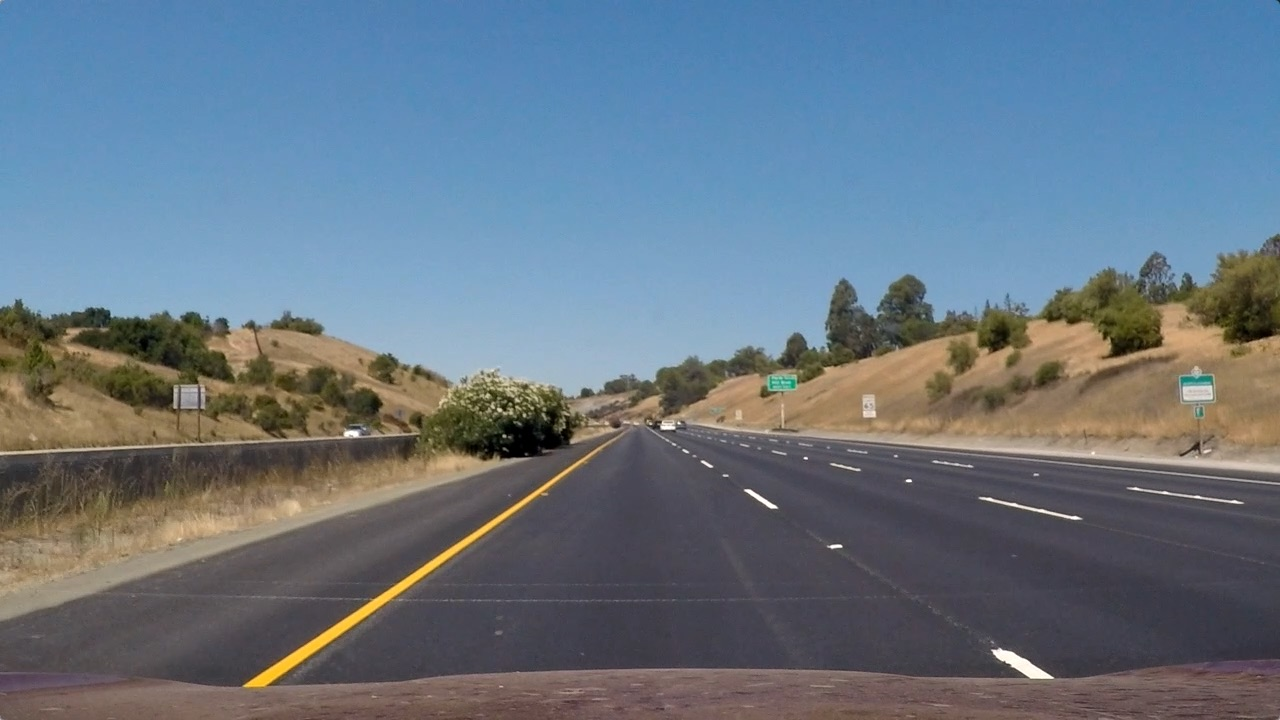
#> input picture test_images/straight_lines1.jpg, 1280 x 720 px
$ python -i main.py   (imports and definitions only)   (older library calls are emulated)
#> lines starting #> are read from the running program, lines starting #| are printed output that depends on the picture
import numpy as np
import cv2
import os
import pickle
from skimage.feature import hog
from scipy.ndimage import label
import concurrent.futures


## Car class (needed in VDT)
class Car:
    # [55 lines left out: functions __init__, add_offset_x, add_offset_y, update_object, get_box, not called in this run]


## Vehicle Detection and Tracking Pipeline Class
class VehicleDetectionTracking:
    def __init__(self):
        # Import SVC model
        self.import_SVC()

        self.cars = []

        self.first = True
        self.H = None
        self.W = None

        self.heatmap_prev = []

    def import_SVC(self):

        print('Loading Classifier parameters...')

        dist_pickle = pickle.load(open("svc_pickle.p", "rb"))
#> (reads svc_pickle.p from the repository)
        self.svc = dist_pickle["svc"]
        self.X_scaler = dist_pickle["scaler"]
        self.orient = dist_pickle["orient"]
        self.pix_per_cell = dist_pickle["pix_per_cell"]
        self.cell_per_block = dist_pickle["cell_per_block"]
        self.spatial_size = dist_pickle["spatial_size"]
        self.hist_bins = dist_pickle["hist_bins"]

        print('Loading is done')

    # Extract features
    # [286 lines left out: functions convert_color, color_hist, bin_spatial, get_hog_features, extract_img_features, thresholding and 5 more, not called in this run]

## Line class
class Line():
    def __init__(self):
        # was the line detected in the last iteration?
        self.detected = False
        # x values of the last n fits of the line
        self.recent_xfitted = []
        # average x values of the fitted line over the last n iterations
        self.bestx = None
        # polynomial coefficients averaged over the last n iterations
        self.best_fit = None
        # polynomial coefficients for the most recent fit
        self.current_fit = [np.array([False])]
        # radius of curvature of the line in meters
        self.radius_of_curvature = None
        # distance in meters of vehicle center from the line
        self.line_base_pos = None
        # difference in fit coefficients between last and new fits
        self.diffs = np.array([0, 0, 0], dtype='float')
        # x values for detected line pixels
        self.allx = None
        # y values for detected line pixels
        self.ally = None
        # Counter for number
        self.linenum = 0
    def add_fit(self, fit):
        max_linenum = 15
        if self.linenum > max_linenum:
            if fit is not None:
                self.detected = True
                self.current_fit.append(fit)
                if len(self.current_fit) > max_linenum:
                    self.current_fit = self.current_fit[len(self.current_fit) - max_linenum:]
                self.best_fit = np.average(self.current_fit, axis=0)

            else:
                self.detected = False
                if len(self.current_fit) > 0:
                    self.best_fit = np.average(self.current_fit, axis=0)
        else:
            if fit is not None:
                self.detected = True
                self.current_fit.append(fit)
                if len(self.current_fit) > 1:
                    self.current_fit = self.current_fit[len(self.current_fit) - 1:]
                self.best_fit = np.average(self.current_fit, axis=0)

            else:
                self.detected = False
                if len(self.current_fit) > 0:
                    self.best_fit = np.average(self.current_fit, axis=0)


## Lane Detection Pipline class
class LaneDetection:
    def __init__(self):
        # Camera calibration parameters
        self.K, self.dist_coeff = self.import_calibration_params('calibration_params.txt')
        self.undistorted_frame = None
        # Current left and right fit
        self.left_line = Line()
        self.right_line = Line()


    def import_calibration_params(self, file_path):
#> called with file_path = 'calibration_params.txt'
        with open(file_path, 'r') as f:
#> (reads calibration_params.txt from the repository)
            lines = f.readlines()

        # Parse intrinsics matrix K
        K_values = []
        for line in lines[1:4]:
            line_values = line.strip().replace('[', '').replace(']', '').split()
            K_values.extend(map(float, line_values))
        K = np.array(K_values).reshape(3, 3)

        # Parse distortion coefficients dist_coeff
        dist_coeff_str = lines[-1].strip().strip('[]')  # Remove square brackets and whitespace from the string
        dist_coeff_values = dist_coeff_str.split()
        dist_coeff = np.array(dist_coeff_values, dtype=float)  # Convert the list of strings to a numpy array

        print("Loaded Intrinsics matrix:")
        for row in K:
            print("[", end=" ")
            for value in row:
                print("{:.2f}".format(value), end=" ")
            print("]")

        # Loaded Distortion coefficients
        print("\nLoaded Distortion coefficients:")
        for value in dist_coeff:
            print("{:.3f}".format(value), end=" ")

        return K, dist_coeff

    def process_new_frame(self, frame):

        # Undistort image
        undistorted_image = np.copy(frame)
        undistorted_image = cv2.undistort(undistorted_image, self.K, self.dist_coeff)
        self.undistorted_frame = undistorted_image

        # Apply thresholding
        thresh_image = self.color_and_gradient_tresh(undistorted_image)

        # Warp image patch
        _, Minv, binary_warped = self.get_top_view(thresh_image)

        if not self.left_line.detected or not self.right_line.detected:
            thresh_image = self.improved_threshold(undistorted_image)
            _, Minv, binary_warped = self.get_top_view(thresh_image)
            # Find the lanes using histogram method
            leftx, lefty, rightx, righty, _ = self.histogram(binary_warped)
            left_fit, right_fit = self.fit_poly(binary_warped.shape, leftx, lefty, rightx, righty)
        else:
            # Search in the area of previous found lanes
            left_fit, right_fit = self.search_around_poly(binary_warped, self.left_line.best_fit, self.right_line.best_fit)

        left_curverad, right_curverad, dist_from_center = self.measure_curvature_real(binary_warped, left_fit, right_fit)

        # Checking curvature ratios since lanes should be parallel
        if abs(left_curverad) / abs(right_curverad) < 0.3 or abs(left_curverad) / abs(right_curverad) > 3:
            left_fit = None
            right_fit = None

        self.left_line.add_fit(left_fit)
        self.left_line.radius_of_curvature = left_curverad
        self.left_line.linenum += 1

        self.right_line.add_fit(right_fit)
        self.right_line.radius_of_curvature = right_curverad
        self.right_line.linenum += 1

        if self.left_line.best_fit is not None and self.right_line.best_fit is not None:
            image_with_lanes = self.draw_lanes(undistorted_image, Minv)
        else:
            image_with_lanes = undistorted_image

        full_image = self.full_image(image_with_lanes, dist_from_center, binary_warped)
        return full_image

    def color_and_gradient_tresh(self, image, s_thresh=(170, 255), sx_thresh=(20, 100), b_thresh=(150, 255)):

        # Convert to HLS color space and separate the V channel
#> called with s_thresh = (170, 255), sx_thresh = (20, 100), b_thresh = (150, 255)
        hls = cv2.cvtColor(image, cv2.COLOR_RGB2HLS)
#> hls: shape (720, 1280, 3); mean of channels 0, 1, 2 87.2, 117.5, 66.4
        l_channel = hls[:, :, 1]
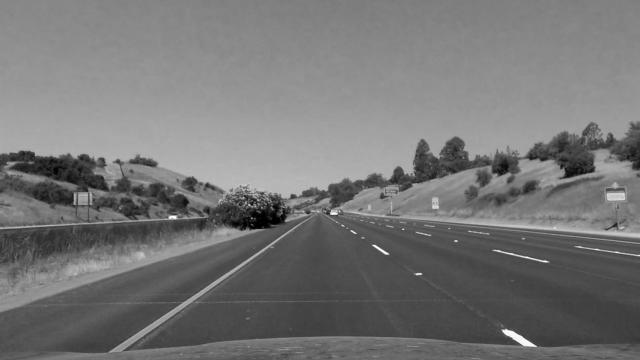
#> l_channel: shape (720, 1280) (shown at 1/2 size); min 0, max 254, mean 117.5
        s_channel = hls[:, :, 2]
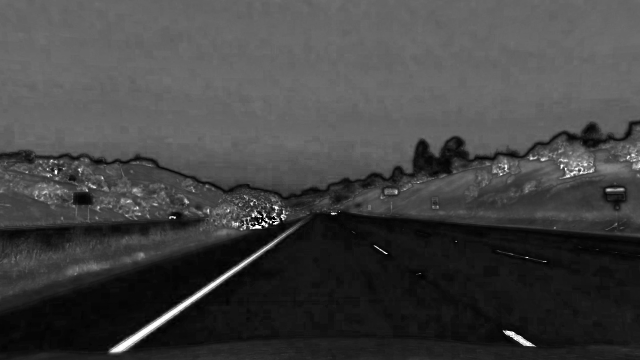
#> s_channel: shape (720, 1280) (shown at 1/2 size); min 0, max 255, mean 66.4

        # Sobel x
        sobelx = cv2.Sobel(l_channel, cv2.CV_64F, 1, 0)
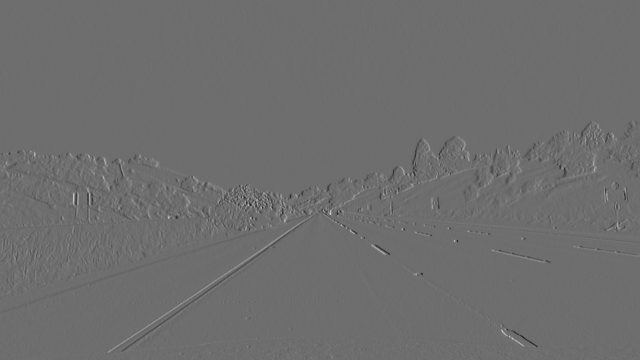
#> sobelx: shape (720, 1280) float64 (shown at 1/2 size); min -508, max 667, mean -0.1; drawn with min black and max white
        abs_sobelx = np.absolute(sobelx)
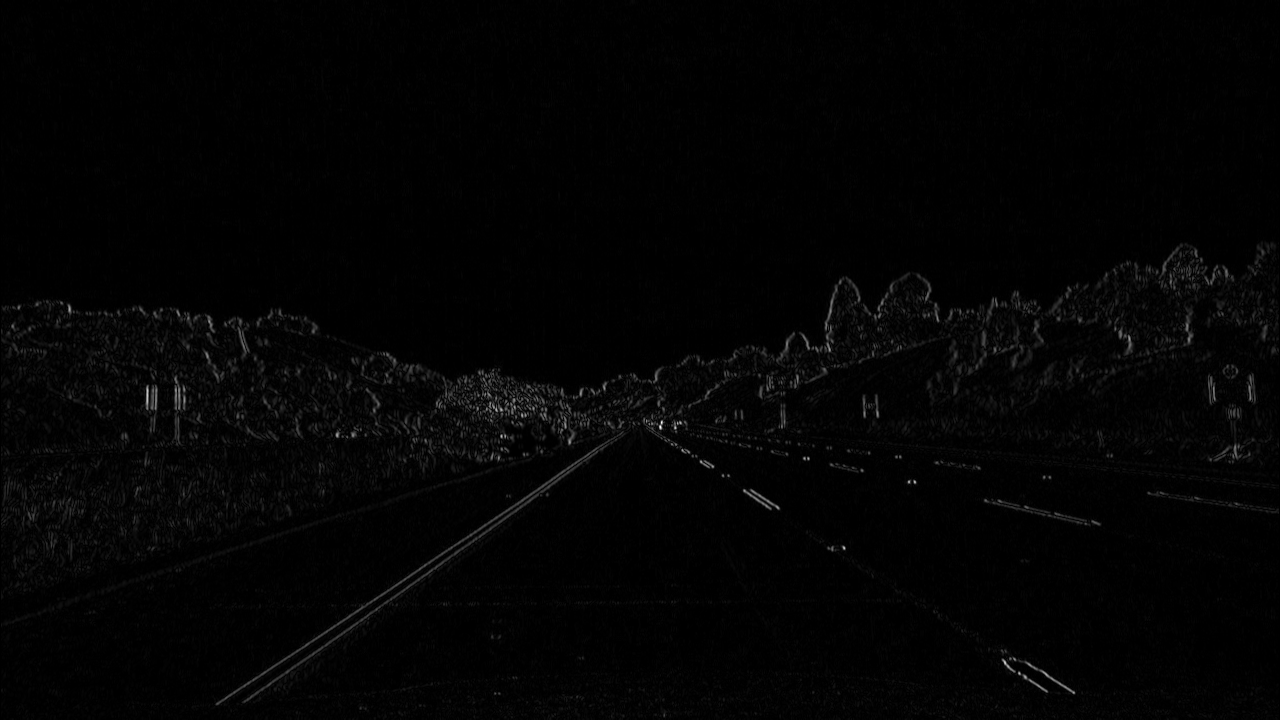
#> abs_sobelx: shape (720, 1280) float64; min 0, max 667, mean 10; drawn with min black and max white
        scaled_sobel = np.uint8(255 * abs_sobelx / np.max(abs_sobelx))

        # Threshold x gradient
        sx_binary = np.zeros_like(scaled_sobel)
        sx_binary[(scaled_sobel >= sx_thresh[0]) & (scaled_sobel <= sx_thresh[1])] = 1

        # Threshold color channel
        s_binary = np.zeros_like(s_channel)
        s_binary[(s_channel >= s_thresh[0]) & (s_channel <= s_thresh[1])] = 1


        # Combine binary thresholds
        combined_binary = cv2.bitwise_or(sx_binary, s_binary)

        return combined_binary

    def improved_threshold(self, image):
        # Convert image to LAB color space
        lab = cv2.cvtColor(image, cv2.COLOR_BGR2LAB)

        # Convert image to HLS color space
        hls = cv2.cvtColor(image, cv2.COLOR_BGR2HLS)

        # Convert image to HSV color space
        hsv = cv2.cvtColor(image, cv2.COLOR_BGR2HSV)

        # Yellow detection
        adapt_yellow_S = cv2.adaptiveThreshold(hls[:, :, 2], 1, cv2.ADAPTIVE_THRESH_GAUSSIAN_C, cv2.THRESH_BINARY, 161,-5)
        adapt_yellow_B = cv2.adaptiveThreshold(lab[:, :, 2], 1, cv2.ADAPTIVE_THRESH_GAUSSIAN_C, cv2.THRESH_BINARY, 161,-5)
        adapt_yellow = adapt_yellow_S & adapt_yellow_B

        # White detection
        adapt_white_R = cv2.adaptiveThreshold(image[:, :, 0], 1, cv2.ADAPTIVE_THRESH_GAUSSIAN_C, cv2.THRESH_BINARY, 161,-27)
        adapt_white_L = cv2.adaptiveThreshold(hsv[:, :, 2], 1, cv2.ADAPTIVE_THRESH_GAUSSIAN_C, cv2.THRESH_BINARY, 161,-27)
        adapt_white = adapt_white_R & adapt_white_L

        # Combine yellow and white detections
        combined_binary = adapt_yellow | adapt_white

        return combined_binary
    def get_top_view(self, image):
        """
            This function takes an image and returns the parameters of the perspective transformation of the road to get a
            top-down view and the corresponding warped image. For more details about implementation see Jupyter notebook.
        """

        src_points = np.float32([
            [-79, 685],  # bottom-left corner
            [550, 450],  # top-left corner
            [729, 450],  # top-right corner
            [1406, 685]  # bottom-right corner
        ])

        # Destination points are to be parallel, taking into account the image size
        dst_points = np.float32([
            [0, 600],  # bottom-left corner
            [0, 0],  # top-left corner
            [500, 0],  # top-right corner
            [500, 600]  # bottom-right corner
        ])

        # Calculate the transformation matrix and it's inverse transformation
        M = cv2.getPerspectiveTransform(src_points, dst_points)
        M_inv = cv2.getPerspectiveTransform(dst_points, src_points)
        warped = cv2.warpPerspective(image, M, (600, 500))

        return M, M_inv, warped

    def histogram(self, binary_warped):

        # Take a histogram of the bottom half of the image to detect initial position of lanes
        histogram = np.sum(binary_warped[binary_warped.shape[0] // 2:, :], axis=0)
        # Output image to visualize results later
        out_img = np.dstack((binary_warped, binary_warped, binary_warped))
        # Find the peak of the left and right halves of the histogram
        midpoint = int(histogram.shape[0] // 2)
        leftx_base = np.argmax(histogram[:midpoint])
        rightx_base = np.argmax(histogram[midpoint:]) + midpoint

        # HYPERPARAMETERS
        # Choose the number of sliding windows
        nwindows = 10
        # Set the width of the windows +/- margin
        margin = 50
        # Set minimum number of pixels found to recenter window
        minpix = 50

        # Set height of windows - based on nwindows above and image shape
        window_height = int(binary_warped.shape[0] // nwindows)
        # Identify the x and y positions of all nonzero pixels in the image
        # Note that x and y are swapped because y corresponds to the row index and x to the column index
        nonzero = binary_warped.nonzero()
        nonzeroy = np.array(nonzero[0])
        nonzerox = np.array(nonzero[1])
        # Current positions to be updated later for each window in nwindows
        leftx_current = leftx_base
        rightx_current = rightx_base

        # Create empty lists to receive left and right lane pixel indices
        left_lane_inds = []
        right_lane_inds = []

        # Step through the windows one by one
        for window in range(nwindows):
            # Identify window boundaries in x and y (and right and left)
            win_y_low = binary_warped.shape[0] - (window + 1) * window_height
            win_y_high = binary_warped.shape[0] - window * window_height

            # Four boundaries of left and right windows
            win_xleft_low = leftx_current - margin
            win_xleft_high = leftx_current + margin
            win_xright_low = rightx_current - margin
            win_xright_high = rightx_current + margin

            # Draw the windows on the visualization image
            cv2.rectangle(out_img, (win_xleft_low, win_y_low), (win_xleft_high, win_y_high), (0, 255, 0), 2)
            cv2.rectangle(out_img, (win_xright_low, win_y_low), (win_xright_high, win_y_high), (0, 0, 255), 2)

            # Identify the nonzero pixels in x and y within the window
            good_left_inds = ((nonzeroy >= win_y_low) & (nonzeroy < win_y_high) & (nonzerox >= win_xleft_low) & (
                        nonzerox < win_xleft_high)).nonzero()[0]
            good_right_inds = ((nonzeroy >= win_y_low) & (nonzeroy < win_y_high) & (nonzerox >= win_xright_low) & (
                        nonzerox < win_xright_high)).nonzero()[0]

            # Append these indices to the lists
            left_lane_inds.append(good_left_inds)
            right_lane_inds.append(good_right_inds)

            # If you found > minpix pixels, recenter next window on their mean position
            if len(good_left_inds) > minpix:
                leftx_current = int(np.mean(nonzerox[good_left_inds]))
            if len(good_right_inds) > minpix:
                rightx_current = int(np.mean(nonzerox[good_right_inds]))

        # Concatenate the arrays of indices (previously was a list of lists of pixels)
        try:
            left_lane_inds = np.concatenate(left_lane_inds)
            right_lane_inds = np.concatenate(right_lane_inds)
        except ValueError:
            # Avoids an error if the above is not implemented fully
            pass

        # Extract left and right line pixel positions
        leftx = nonzerox[left_lane_inds]
        lefty = nonzeroy[left_lane_inds]
        rightx = nonzerox[right_lane_inds]
        righty = nonzeroy[right_lane_inds]

        return leftx, lefty, rightx, righty, out_img

    def fit_poly(self, img_shape, leftx, lefty, rightx, righty):
        # Fit a second order polynomial
        left_fit = np.polyfit(lefty, leftx, 2)
        right_fit = np.polyfit(righty, rightx, 2)

        return left_fit, right_fit

    # [29 lines left out: function search_around_poly, not called in this run]

    def measure_curvature_real(self, binary_warped, left_fit, right_fit):
        '''
        Calculates the curvature of polynomial functions in meters.
        '''
        # Define conversions in x and y from pixels space to meters
        ym_per_pix = 60 / 720  # meters per pixel in y dimension
        xm_per_pix = 3.7 / 700  # meters per pixel in x dimension

        ploty = np.arange(-100, 580)
        leftx = left_fit[0] * ploty ** 2 + left_fit[1] * ploty + left_fit[2]
        rightx = right_fit[0] * ploty ** 2 + right_fit[1] * ploty + right_fit[2]

        # Fit new polynomials to x, y in world space
        left_fit_cr = np.polyfit(ploty * ym_per_pix, leftx * xm_per_pix, 2)
        right_fit_cr = np.polyfit(ploty * ym_per_pix, rightx * xm_per_pix, 2)

        # Define y-value where we want radius of curvature
        # We'll choose the maximum y-value, corresponding to the bottom of the image
        y_eval = np.max(ploty)

        # Calculation of R_curve
        # Left lane
        left_curverad = ((1 + (2 * left_fit_cr[0] * y_eval * ym_per_pix + left_fit_cr[1]) ** 2) ** 1.5) / np.absolute(2 * left_fit_cr[0])
        # Right lane
        right_curverad = ((1 + (2 * right_fit_cr[0] * y_eval * ym_per_pix + right_fit_cr[1]) ** 2) ** 1.5) / np.absolute(2 * right_fit_cr[0])

        # Calculating the position of the car assuming camera is mounted at the center of the car
        car_x = binary_warped.shape[1] / 2
        l = left_fit[0] * y_eval ** 2 + left_fit[1] * y_eval + left_fit[2]
        r = right_fit[0] * y_eval ** 2 + right_fit[1] * y_eval + right_fit[2]
        lane_center = (l + r) / 2
        # Changing to x in world space
        dist_from_center = (car_x - lane_center) * xm_per_pix

        return left_curverad, right_curverad, dist_from_center

    def draw_lanes(self, image, Minv):

        # Get left and right fit
        left_fit = self.left_line.best_fit
        right_fit = self.right_line.best_fit

        # Create an image to draw the lines on
        height, width, _ = image.shape
        color_warp = np.zeros((height, width, 3), dtype=np.uint8)

        # Compute points from fit
        ploty = np.arange(-100, 580)
        left_fitx = left_fit[0] * ploty ** 2 + left_fit[1] * ploty + left_fit[2]
        right_fitx = right_fit[0] * ploty ** 2 + right_fit[1] * ploty + right_fit[2]

        # Recast the x and y points into usable format for cv2.fillPoly()
        pts_left = np.column_stack((left_fitx, ploty, np.ones(len(left_fitx))))
        pts_right = np.column_stack((right_fitx, ploty, np.ones(len(right_fitx))))

        # Multiply points by Minv to transform them back in the image
        pts_left_warped = np.dot(Minv, pts_left.T).T
        pts_left_warped = np.divide(pts_left_warped[:, :2], pts_left_warped[:, 2].reshape(-1, 1))

        pts_right_warped = np.dot(Minv, pts_right.T).T
        pts_right_warped = np.divide(pts_right_warped[:, :2], pts_right_warped[:, 2].reshape(-1, 1))

        # Reshape and concatenate points for fillPoly
        pts_left_warped = pts_left_warped.reshape((-1, 1, 2))
        pts_right_warped = pts_right_warped.reshape((-1, 1, 2))
        pts = np.concatenate((pts_left_warped, pts_right_warped[::-1]), axis=0)

        # Highlight region between lanes on image
        cv2.fillPoly(color_warp, [pts.astype(np.int32)], (0, 255, 0))
        result = cv2.addWeighted(image, 1, color_warp, 0.3, 0)

        # Highlight lanes
        lines_warp = np.zeros((height, width, 3), dtype=np.uint8)
        cv2.polylines(lines_warp, [pts_left_warped.astype(np.int32)], isClosed=False, color=(0, 0, 255), thickness=5)
        cv2.polylines(lines_warp, [pts_right_warped.astype(np.int32)], isClosed=False, color=(255, 0, 0), thickness=5)
        result = cv2.addWeighted(result, 1, lines_warp, 0.5, 0)

        return result

    ## Plotting

    # [201 lines left out: function full_image, not called in this run]


## Main

vdt = VehicleDetectionTracking()
ld = LaneDetection()

# Get video path
current_dir = os.getcwd()
video_path = os.path.join(current_dir, 'test_videos/project_video.mp4')


# [1 line not run here, left out]
# [1 line that did not run here, left out]
start_time = 5      # Start time in seconds
end_time = 100      # End time in seconds
# [1 line that did not run here, left out]

# Seek to the start time
# [1 line not run here, left out]
frame_count = 0

# Create a VideoWriter object to write the video in memory
fourcc = cv2.VideoWriter_fourcc(*'MP4V')
# [1 line that did not run here, left out]


# [24 lines not run here, left out]

>>> import cv2
>>> picture = cv2.cvtColor(cv2.imread('test_images/straight_lines1.jpg'), cv2.COLOR_BGR2RGB)
>>> result = LaneDetection().process_new_frame(picture)
#> (the rest of the program and of its run is left out)
